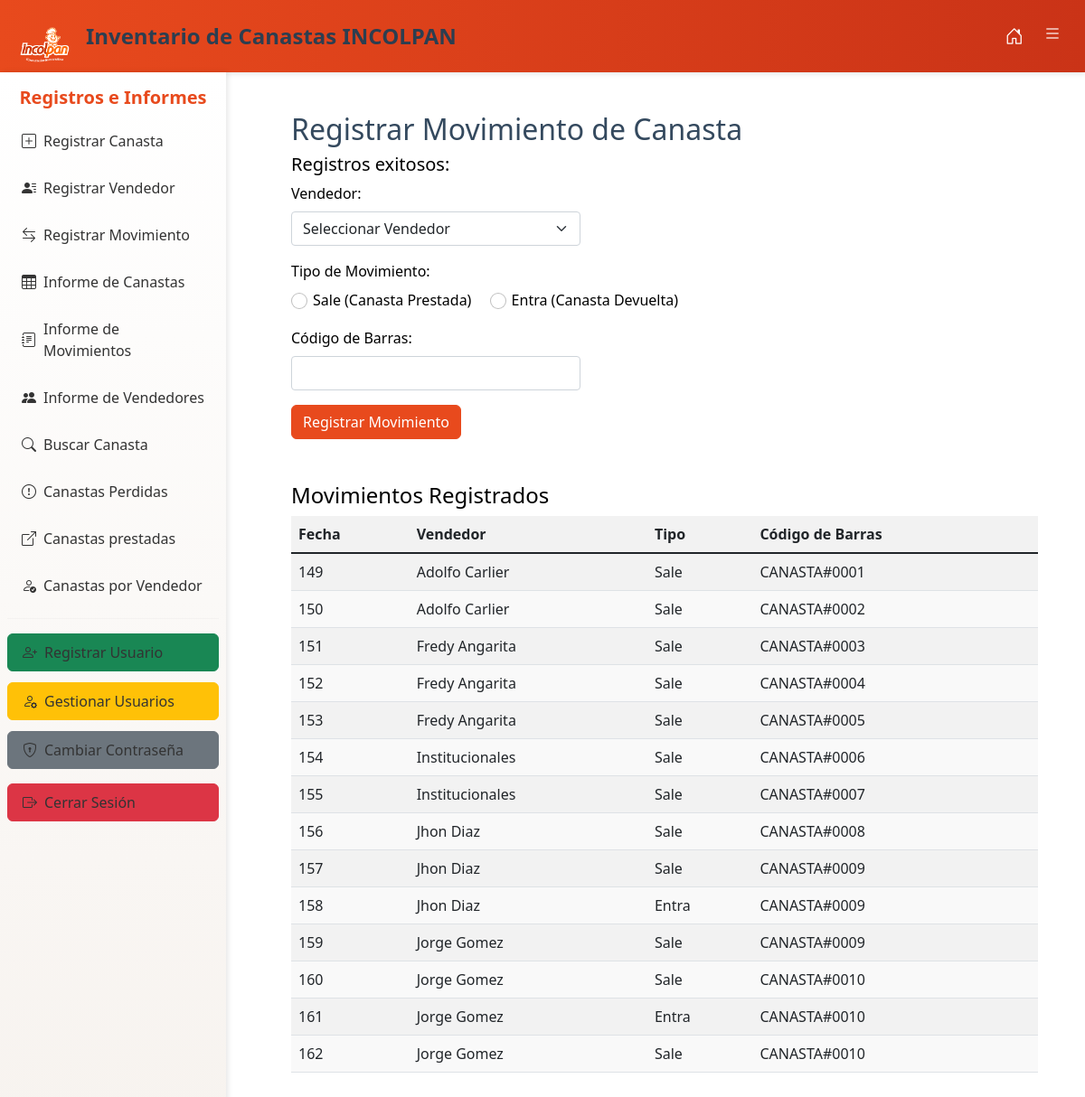
Screenshot of /ver_movimientos (signed in) with the database file from the repository.
### tables this page shows
CREATE TABLE movimientos (
    id INTEGER PRIMARY KEY AUTOINCREMENT,
    vendedor_codigo TEXT,
    tipo TEXT,
    codigo_barras TEXT,
    fecha TEXT,
    FOREIGN KEY (vendedor_codigo) REFERENCES vendedores(codigo),
    FOREIGN KEY (codigo_barras) REFERENCES canastas(codigo_barras)
);

CREATE TABLE vendedores (
    codigo TEXT PRIMARY KEY,
    nombre TEXT
);

### app.py (the view)
@app.route('/ver_movimientos')
@login_required
def ver_movimientos():
    conn = obtener_conexion()
    cursor = conn.cursor()
    cursor.execute('''
        SELECT m.id, v.nombre, m.tipo, m.codigo_barras, m.fecha
        FROM movimientos m
        JOIN vendedores v ON m.vendedor_codigo = v.codigo
    ''')
    movimientos = cursor.fetchall()
    conn.close()
    return render_template('movimientos.html', movimientos=movimientos)

### app.py (called while the page is built)
def obtener_conexion():
    conn = sqlite3.connect(db_path)
    return conn

def login_required(f):
    @wraps(f)
    def decorated_function(*args, **kwargs):
        if 'user_id' not in session:
            flash('Por favor, inicia sesión para continuar.')
            return redirect(url_for('login'))
        return f(*args, **kwargs)
    return decorated_function

### Templates/movimientos.html (shortened to what this page needs)
{% extends 'base.html' %}
{% block content %}
<div class="container mt-4">
    <h2>Registrar Movimiento de Canasta</h2>
    <h5>Registros exitosos: {{ contador_registros }}</h5>
    <form method="POST" class="mb-4">
        <div class="mb-3">
            <label for="vendedor" class="form-label">Vendedor:</label>
            <select id="vendedor" name="vendedor" class="form-select" style="max-width: 320px;" required>
                <option value="">Seleccionar Vendedor</option>
            </select>
        </div>
        <div class="mb-3">
            <label class="form-label">Tipo de Movimiento:</label><br>
            <div class="form-check form-check-inline">
                <input class="form-check-input" type="radio" id="sale" name="tipo" value="Sale" {% if tipo_seleccionado == 'Sale' %} checked {% endif %} required>
                <label class="form-check-label" for="sale">Sale (Canasta Prestada)</label>
            </div>
            <div class="form-check form-check-inline">
                <input class="form-check-input" type="radio" id="entra" name="tipo" value="Entra" {% if tipo_seleccionado == 'Entra' %} checked {% endif %} required>
                <label class="form-check-label" for="entra">Entra (Canasta Devuelta)</label>
            </div>
        </div>
        <div class="mb-3">
            <label for="codigo_barras" class="form-label">Código de Barras:</label>
            <input type="text" id="codigo_barras" name="codigo_barras" value="{{ codigo_barras }}" class="form-control" maxlength="25" style="max-width: 320px;" required>
        </div>
        <button type="submit" class="btn btn-primary">Registrar Movimiento</button>
    </form>
    <h4 class="mt-5">Movimientos Registrados</h4>
    <table class="table table-striped">
        <thead>
            <tr>
                <th>Fecha</th>
                <th>Vendedor</th>
                <th>Tipo</th>
                <th>Código de Barras</th>
            </tr>
        </thead>
        <tbody>
            {% for movimiento in movimientos %}
            <tr>
                <td>{{ movimiento[0] }}</td>
                <td>{{ movimiento[1] }}</td>
                <td>{{ movimiento[2] }}</td>
                <td>{{ movimiento[3] }}</td>
            </tr>
            {% endfor %}
        </tbody>
    </table>
</div>
{% endblock %}

### static/style.css (style rules this page uses)
body { font-family: Arial, sans-serif; padding: 20px; }
h2 { color: #34495e; margin-top: 30px; }

### Templates/base.html (style rules this page uses)
body { padding-top: 80px; color: #000; background-color: #fff; }
input, select, textarea { max-width: 100%; border-radius: 0.375rem; border: 1px solid #ced4da; padding: 0.5rem; }
button, .btn { border-radius: 0.375rem; }
.btn-primary { background-color: #e84a1d; border-color: #e84a1d; }
table { color: #000; }
table thead { background-color: #f2f2f2; }
table tbody tr:nth-child(even) { background-color: #f9f9f9; }

### rows the page displays
movimientos: id "149", nombre "Adolfo Carlier", tipo "Sale", codigo_barras "CANASTA#0001"
movimientos: id "150", nombre "Adolfo Carlier", tipo "Sale", codigo_barras "CANASTA#0002"
movimientos: id "151", nombre "Fredy Angarita", tipo "Sale", codigo_barras "CANASTA#0003"
movimientos: id "152", nombre "Fredy Angarita", tipo "Sale", codigo_barras "CANASTA#0004"
movimientos: id "153", nombre "Fredy Angarita", tipo "Sale", codigo_barras "CANASTA#0005"
movimientos: id "154", nombre "Institucionales", tipo "Sale", codigo_barras "CANASTA#0006"
movimientos: id "155", nombre "Institucionales", tipo "Sale", codigo_barras "CANASTA#0007"
movimientos: id "156", nombre "Jhon Diaz", tipo "Sale", codigo_barras "CANASTA#0008"
movimientos: id "157", nombre "Jhon Diaz", tipo "Sale", codigo_barras "CANASTA#0009"
movimientos: id "158", nombre "Jhon Diaz", tipo "Entra", codigo_barras "CANASTA#0009"
movimientos: id "159", nombre "Jorge Gomez", tipo "Sale", codigo_barras "CANASTA#0009"
movimientos: id "160", nombre "Jorge Gomez", tipo "Sale", codigo_barras "CANASTA#0010"
movimientos: id "161", nombre "Jorge Gomez", tipo "Entra", codigo_barras "CANASTA#0010"
movimientos: id "162", nombre "Jorge Gomez", tipo "Sale", codigo_barras "CANASTA#0010"
